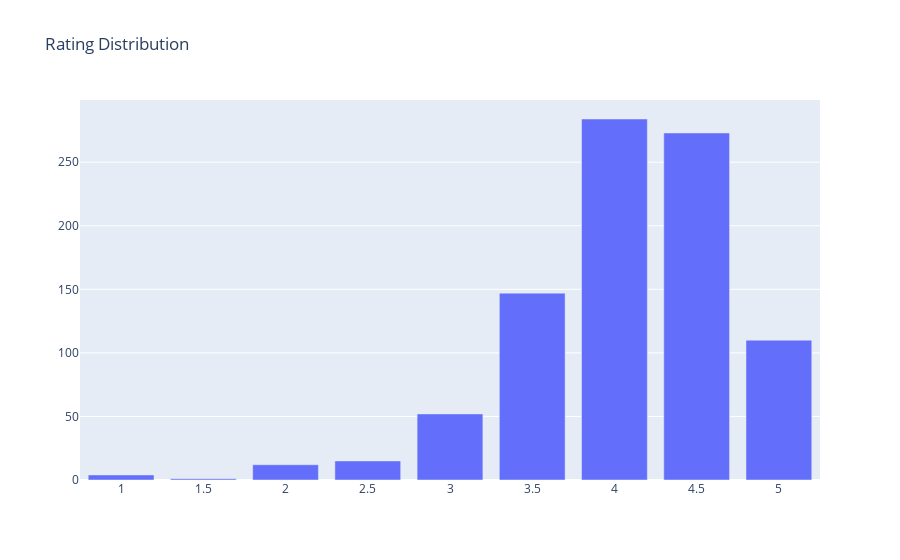

The cell this chart's notebook holds for it:
### Markdown cell above
On fait la même chose pour les ratings:

### Code cell
ratings=clean_data["average_note"].values.tolist()
rating_count=Counter(ratings)
counter_cuisine_types = dict(sorted(rating_count.items(), key=lambda x: x[1], reverse=True))
plot_bar_chart(list(counter_cuisine_types.keys()), list(counter_cuisine_types.values()), 'Rating Distribution')

### Figure 1 — Plotly figure (JSON) as saved in the notebook; plotly's stock layout.template omitted (floating-point values rounded to 4 significant figures)
{"data": [{"type": "bar", "x": [4, 4.5, 3.5, 5, 3, 2.5, 2, 1, null, null, null, null, null, null, null, null, null, null, null, null, null, null, null, null, null, null, null, null, null, null, null, null, null, null, null, null, null, null, null, null, null, null, null, null, null, null, null, null, null, null, null, null, null, null, null, null, 1.5, null, null, null, null, null, null, null, null, null, null, null, null, null, null, null, null, null, null, null, null, null, null, null, null, null, null, null, null, null, null, null, null, null, null, null, null, null, null, null, null, null, null, null, null, null, null, null, null, null, null, null, null, null, null], "y": [284, 273, 147, 110, 52, 15, 12, 4, 1, 1, 1, 1, 1, 1, 1, 1, 1, 1, 1, 1, 1, 1, 1, 1, 1, 1, 1, 1, 1, 1, 1, 1, 1, 1, 1, 1, 1, 1, 1, 1, 1, 1, 1, 1, 1, 1, 1, 1, 1, 1, 1, 1, 1, 1, 1, 1, 1, 1, 1, 1, 1, 1, 1, 1, 1, 1, 1, 1, 1, 1, 1, 1, 1, 1, 1, 1, 1, 1, 1, 1, 1, 1, 1, 1, 1, 1, 1, 1, 1, 1, 1, 1, 1, 1, 1, 1, 1, 1, 1, 1, 1, 1, 1, 1, 1, 1, 1, 1, 1, 1, 1]}], "layout": {"title": {"text": "Rating Distribution"}}}
